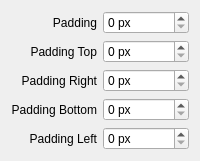
                  <widget class="QWidget" name="tab_48">
                   <attribute name="title">
                    <string>Padding</string>
                   </attribute>
                   <layout class="QGridLayout" name="gridLayout_45">
                    <item row="0" column="0">
                     <widget class="QLabel" name="label_68">
                      <property name="text">
                       <string>Padding</string>
                      </property>
                      <property name="alignment">
                       <set>Qt::AlignRight|Qt::AlignTrailing|Qt::AlignVCenter</set>
                      </property>
                     </widget>
                    </item>
                    <item row="1" column="1">
                     <widget class="QSpinBox" name="rb_padding_top_sb">
                      <property name="suffix">
                       <string> px</string>
                      </property>
                     </widget>
                    </item>
                    <item row="2" column="0">
                     <widget class="QLabel" name="label_69">
                      <property name="text">
                       <string>Padding Right</string>
                      </property>
                      <property name="alignment">
                       <set>Qt::AlignRight|Qt::AlignTrailing|Qt::AlignVCenter</set>
                      </property>
                     </widget>
                    </item>
                    <item row="3" column="1">
                     <widget class="QSpinBox" name="rb_padding_bottom_sb">
                      <property name="suffix">
                       <string> px</string>
                      </property>
                     </widget>
                    </item>
                    <item row="3" column="0">
                     <widget class="QLabel" name="label_70">
                      <property name="text">
                       <string>Padding Bottom</string>
                      </property>
                      <property name="alignment">
                       <set>Qt::AlignRight|Qt::AlignTrailing|Qt::AlignVCenter</set>
                      </property>
                     </widget>
                    </item>
                    <item row="0" column="1">
                     <widget class="QSpinBox" name="rb_padding_all_sb">
                      <property name="suffix">
                       <string> px</string>
                      </property>
                     </widget>
                    </item>
                    <item row="4" column="1">
                     <widget class="QSpinBox" name="rb_padding_left_sb">
                      <property name="suffix">
                       <string> px</string>
                      </property>
                     </widget>
                    </item>
                    <item row="4" column="0">
                     <widget class="QLabel" name="label_71">
                      <property name="text">
                       <string>Padding Left</string>
                      </property>
                      <property name="alignment">
                       <set>Qt::AlignRight|Qt::AlignTrailing|Qt::AlignVCenter</set>
                      </property>
                     </widget>
                    </item>
                    <item row="1" column="0">
                     <widget class="QLabel" name="label_72">
                      <property name="text">
                       <string>Padding Top</string>
                      </property>
                      <property name="alignment">
                       <set>Qt::AlignRight|Qt::AlignTrailing|Qt::AlignVCenter</set>
                      </property>
                     </widget>
                    </item>
                    <item row="2" column="1">
                     <widget class="QSpinBox" name="rb_padding_right_sb">
                      <property name="suffix">
                       <string> px</string>
                      </property>
                     </widget>
                    </item>
                   </layout>
                  </widget>
